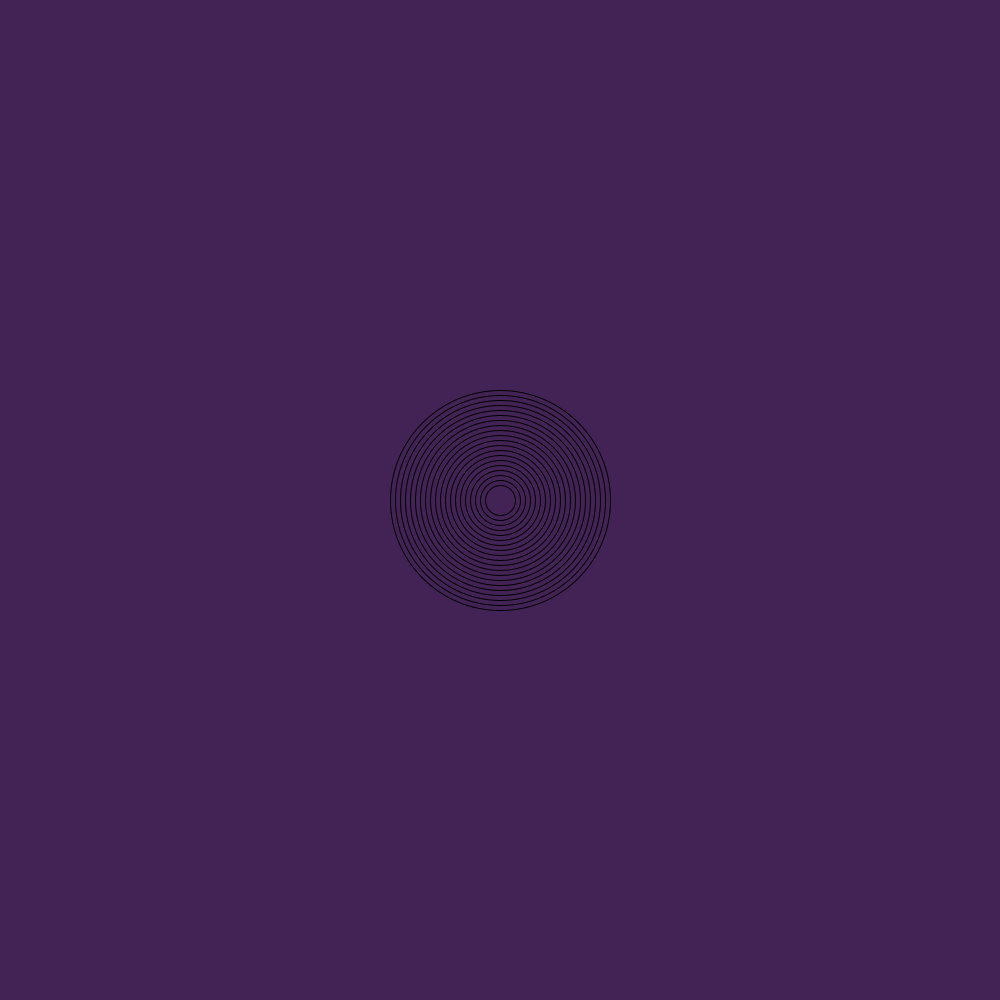
Frame 1 (no input)
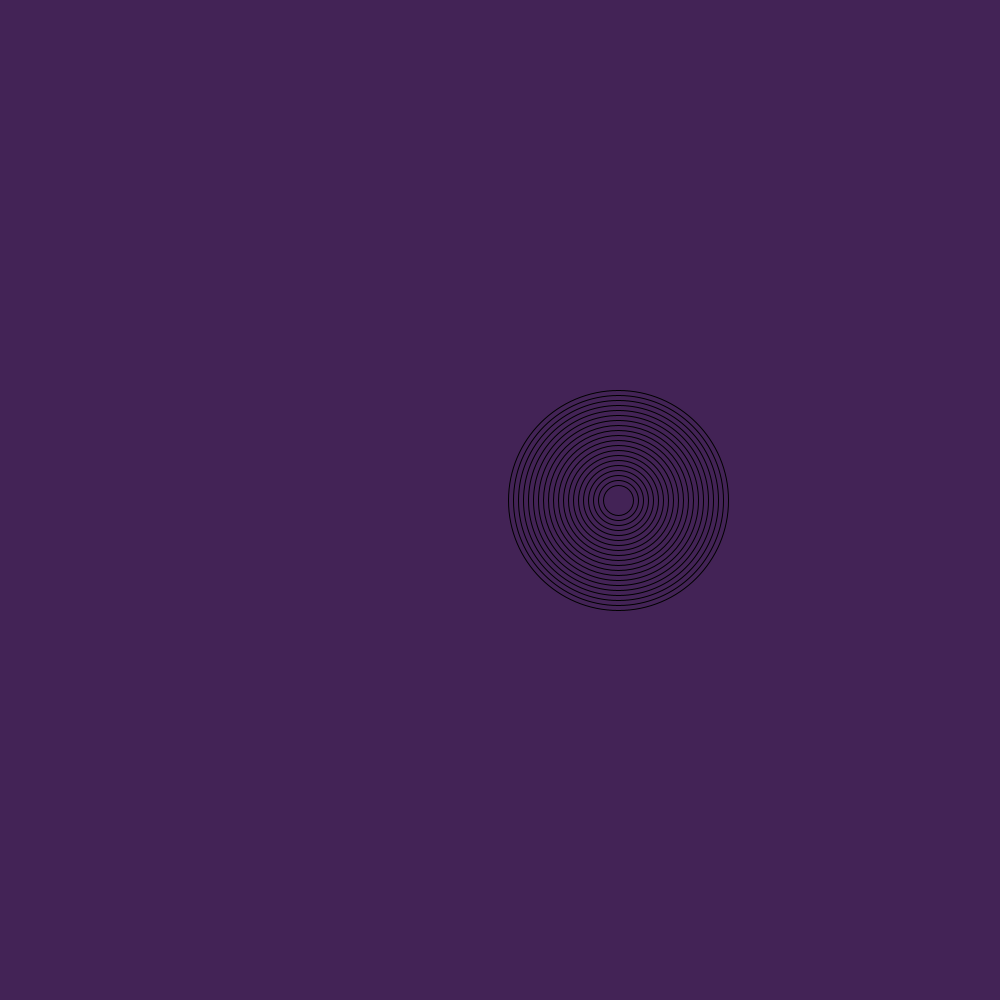
Frame 60 (the mouse pressed at the canvas centre just before this capture)
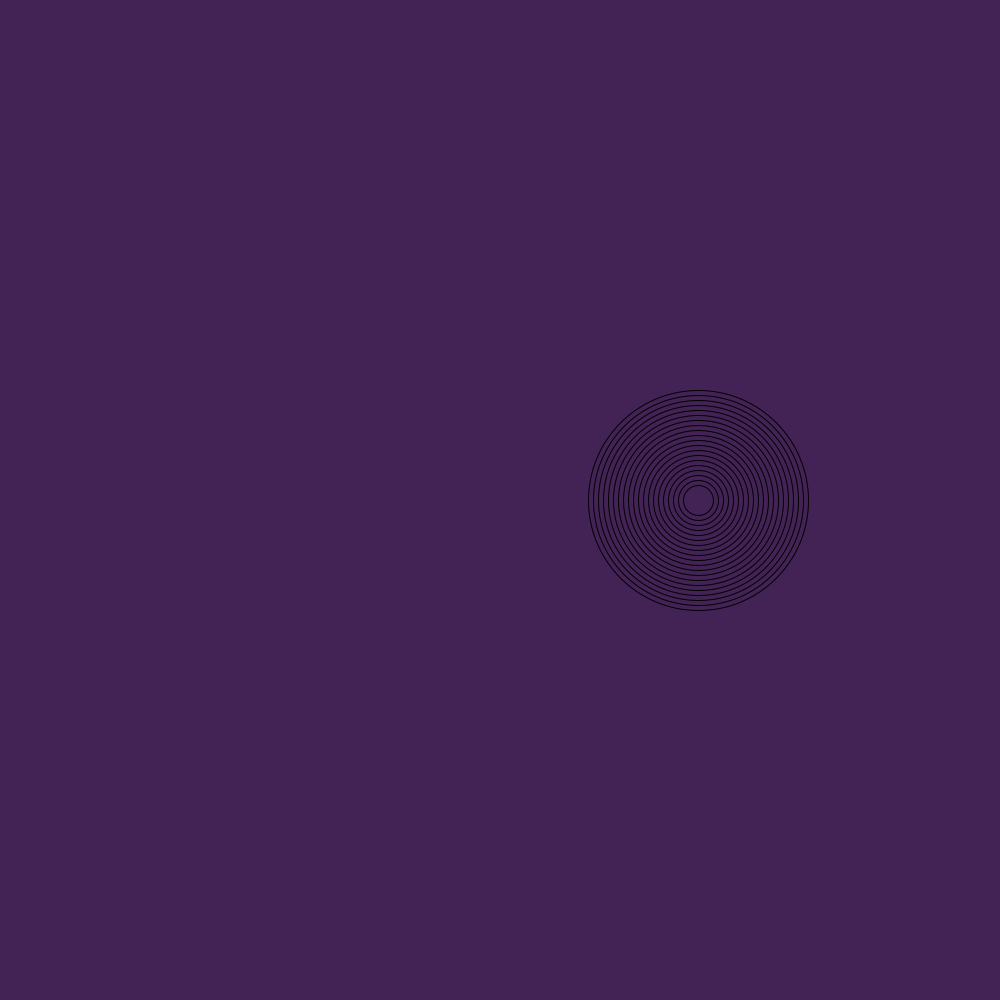
Frame 120 (the mouse held since frame 60 and released just before this capture)

The Processing sketch that drew these frames (run headless with seeded random() and noise(); from frame 60 on, the mouse is pressed at the canvas centre):

// Processing sketch: AwesomeLoops
// ── AwesomeLoops.pde
int xone = 500;
int xtwo = 500;  
int yone = 500;  
int ytwo = 500;
int sizeone = 20;
int sizefour = 20;
int i = 200;
int sped = 2;
void setup(){
  size(1000,1000);  


}

void draw(){
  background(67,35,86);
for (i = 200; i > 0; i--) { 
noFill();
if(i%10==0){
ellipse(xone,yone,sizeone+i,sizeone+i);
}

}
  if(xone<700){
  xone+=sped;
  }
  else if(xone>=700){
  xone-=sped;
  }




}
